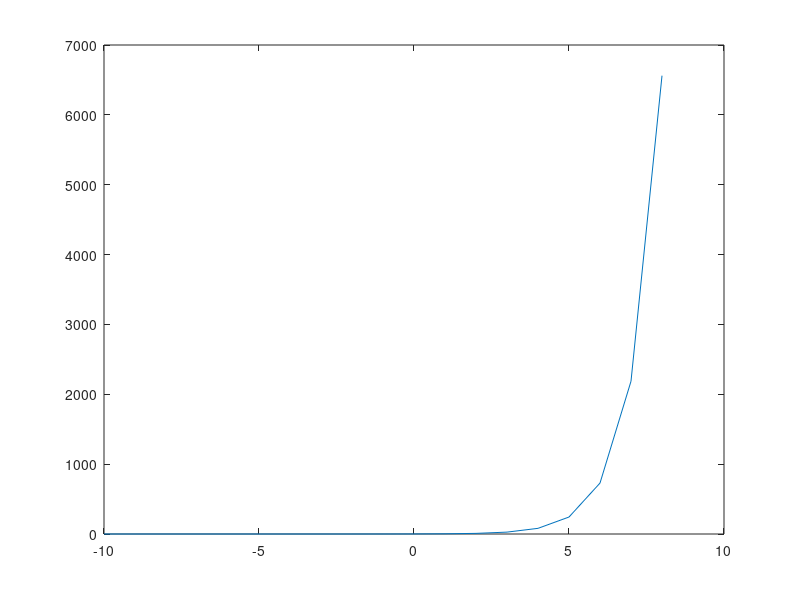

The MATLAB source for this figure:
% Octave Script
% Title           :Funciones Trascendentes: Trigonométricas, Logarítmicas y Exponenciales (Ejercicio_2)
% Correo          :urbanoorlando79@gmail.com
% Description     :Script para graficar funicones y determinar que tipo de funcion es.
% Author          :Orlando Urbano Trejo (Lando)
% Date            :23_11_2021
% Version         :1
% Usage           :octave>path/Ejercicio_2
%                 :Requiere aplicación octave, usar linea de comandos
%                 :https://octaveintro.readthedocs.io/en/latest/index.html

clear
disp ('Función_2');
% Dominio de la función
x= -10:1:8
% Regla de correspondencia
fx= 3.^x
disp ('La función es inyectiva ya que ∀x,y∈D | f(x) = f(y) ⟹ x = y ');
disp ('El dominio de la función es (-∞, ∞)');
disp ('El rango de la función es de (0, ∞)');
disp ('Los puntos donde f(x)=0 son los puntos (0,1)');
% Plotear función
plot (x, fx)
